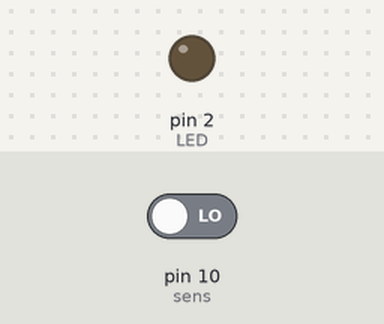
Recording of a sketch running on a simulated Arduino Uno, built with avr-gcc and run on an emulated ATmega328P. Parts: output pins drawn as LEDs (lit = HIGH). The test bench sets the inputs (shaded band); at power-on: pin 10 (sens) LOW. What the sketch prints to the serial monitor is not drawn.

Above: at 1.2 s.
1.3 s: pin 10 (sens) driven HIGH
At 2.0 s:
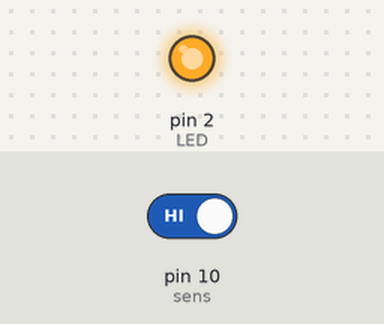
2.8 s: pin 10 (sens) driven LOW
At 3.2 s:
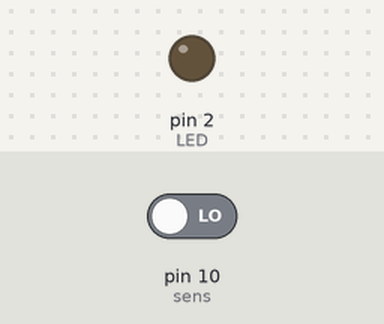
Timing chart, 0 to 5.8 s (numbered marks = the images above; inputs shaded):
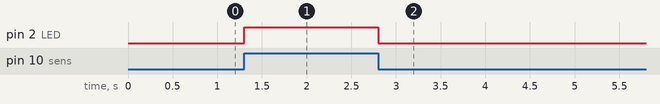

The sketch:

IR_Sensor.ino
```cpp
const int LED = 2;
const int sens = 10;

void setup() {
  // put your setup code here, to run once:
  pinMode(LED, OUTPUT);
  pinMode(sens, INPUT);
  Serial.begin(9600);

}

void loop() {
  // put your main code here, to run repeatedly:
  Serial.println(digitalRead(sens));
  if (digitalRead(sens) == HIGH){
    digitalWrite(LED, HIGH);
  } else {
    digitalWrite(LED, LOW);
  }
}
```

Measured:
- after the input at 1.3 s, pin 2 (LED): LOW → HIGH at once
- after the input at 2.8 s, pin 2 (LED): HIGH → LOW at once
